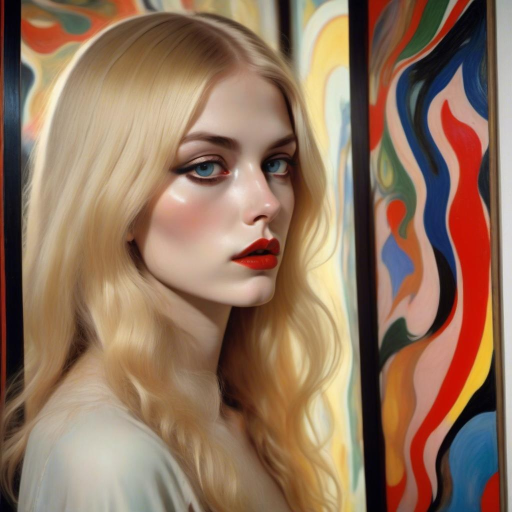
#> input picture art/ai/abstract-flow.jpg, 1024 x 1024 px (shown at 1/2 size); its folder holds only this picture in this run
$ python dedupe_art.py ../art/ai/abstract-flow.jpg
#> lines starting #> are read from the running program, lines starting #| are printed output that depends on the picture
#!/usr/bin/env python3
"""
Find and remove duplicate artwork in art/ and gallery.html.

Catches the same image even if it was re-saved, resized or converted
(JPG/PNG/WebP), using a perceptual fingerprint, plus exact byte matches.

For each set of duplicates it keeps ONE copy:
  1. the copy gallery.html lists first, otherwise
  2. the copy that has been in the repository longest,
and removes the rest: the extra image files, and any gallery.html entries
that point at a removed file or repeat the same file. (Entries for removed
files in art/*/collection.json are cleaned up by tools/sync_collection.py.)

Usage:  python tools/dedupe_art.py            (makes the changes)
        python tools/dedupe_art.py --check    (only reports)
        python tools/dedupe_art.py --check NEW_IMAGE   (is NEW_IMAGE already in art/?)
"""
import hashlib, re, subprocess, sys
from pathlib import Path
from PIL import Image, ImageOps

ROOT = Path(__file__).resolve().parent.parent
ART = ROOT / 'art'
GALLERY = ROOT / 'gallery.html'
EXTS = {'.jpg', '.jpeg', '.png', '.webp', '.gif', '.bmp', '.tif', '.tiff', '.avif'}
MAX_BITS = 10        # out of 256: how different two fingerprints may be and still count as the same image

def fingerprint(path):
    im = ImageOps.exif_transpose(Image.open(path)).convert('L')
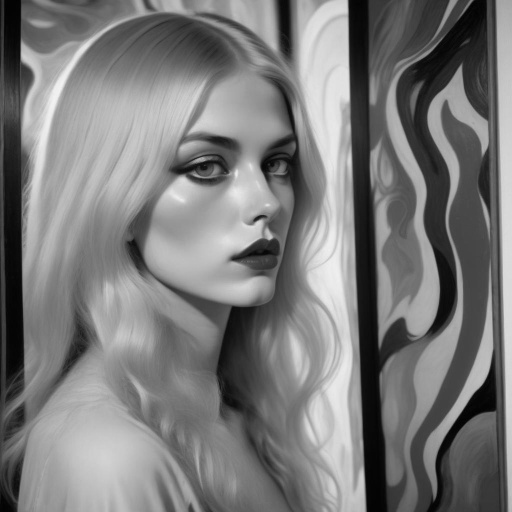
#> im: PIL image 1024x1024 L (shown at 1/2 size); min 0, max 243, mean 122.1
    w, h = im.size
#> w = 1024; h = 1024
    small = im.resize((17, 16), Image.LANCZOS)
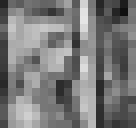
#> small: PIL image 17x16 L (shown 8 times larger); min 16, max 229, mean 121.8
    px = list(small.tobytes())
#> px = 272 values, max 229 at index 44, min 16 at index 32, mean 121.8
    bits = 0
    for y in range(16):
        for x in range(16):
            bits = (bits << 1) | (px[y*17 + x] > px[y*17 + x + 1])
#> after the loop, bits = 40125515863532828985653529275692940897909817700963210628781678435982680399508
    return bits, w / h

def same_image(a, b):
    (ha, ra), (hb, rb) = a, b
    return abs(ra - rb) / max(ra, rb) < 0.03 and bin(ha ^ hb).count('1') <= MAX_BITS

def sha(path):
    return hashlib.sha256(path.read_bytes()).hexdigest()

def first_commit_time(path):
    try:
        out = subprocess.run(['git', 'log', '--diff-filter=A', '--format=%ct', '--', str(path.relative_to(ROOT))],
                             cwd=ROOT, capture_output=True, text=True).stdout.split()
        return int(out[-1]) if out else 10**12
    except Exception:
        return 10**12

def gallery_entries(text):
    """(start, end, src) for each artwork block in the AI_ART / TRADITIONAL_ART lists."""
    start = text.find('const AI_ART = [')
    stop = text.find('const HALLS', start)
    if start < 0 or stop < 0:
        return []
    out = []
    for m in re.finditer(r"\{[^{}]*?\bsrc\s*:\s*['\"]([^'\"]+)['\"][^{}]*?\}\s*,?[ \t]*\n?", text[start:stop]):
        out.append((start + m.start(), start + m.end(), m.group(1)))
    return out

def images():
    return sorted(p for p in ART.rglob('*') if p.is_file() and p.suffix.lower() in EXTS)

def groups(files):
    prints = {}
    for p in files:
        try: prints[p] = (fingerprint(p), sha(p))
        except Exception as e: print(f'  (skipped {p.relative_to(ROOT)}: {e})')
    seen, result = set(), []
    keys = list(prints)
    for i, a in enumerate(keys):
        if a in seen: continue
        grp = [a]
        for b in keys[i+1:]:
            if b in seen: continue
            if prints[a][1] == prints[b][1] or same_image(prints[a][0], prints[b][0]):
                grp.append(b); seen.add(b)
        if len(grp) > 1: result.append(grp)
    return result

def main():
    check = '--check' in sys.argv
    extra = [a for a in sys.argv[1:] if not a.startswith('--')]
    files = images()

    if extra:   # is a new image already in the collection?
        new = Path(extra[0]).resolve()
        nf, ns = fingerprint(new), sha(new)
#> nf = (40125515863532828985653529275692940897909817700963210628781678435982680399508, 1)
        hits = [p for p in files if sha(p) == ns or same_image(nf, fingerprint(p))]
#> hits = 1 item
        for p in hits: print(f'DUPLICATE of {p.relative_to(ROOT)}')
#> this loop made 1 pass
#| DUPLICATE of art/ai/abstract-flow.jpg
        if not hits: print('No duplicate found.')
        return

    text = GALLERY.read_text(encoding='utf-8')
    entries = gallery_entries(text)
    order = {}
    for i, (_, _, src) in enumerate(entries):
        order.setdefault(src, i)
    # then the rotating collections (art/*/collection.json), in their own order
    import json
    for coll in sorted(ART.glob('*/collection.json')):
        try: listed = json.loads(coll.read_text(encoding='utf-8'))
        except Exception: listed = []
        for e in listed if isinstance(listed, list) else []:
            if isinstance(e, dict) and e.get('src'): order.setdefault(e['src'], len(order) + 10**6)

    remove_files, notes = [], []
    for grp in groups(files):
        rel = {p: str(p.relative_to(ROOT)).replace('\\', '/') for p in grp}
        keep = min(grp, key=lambda p: (order.get(rel[p], 10**9), first_commit_time(p), rel[p]))
        for p in grp:
            if p != keep:
                remove_files.append(rel[p])
                notes.append(f'{rel[p]} is a duplicate of {rel[keep]}')

    # gallery.html entries to drop: repeats of the same src, or pointing at a removed file
    drop, seen = [], set()
    for s, e, src in entries:
        if src in seen or src in remove_files:
            drop.append((s, e)); notes.append(f'removed gallery entry for {src}' + (' (listed twice)' if src in seen else ''))
        seen.add(src)

    if not notes:
        print('No duplicates found.'); return
    print('\n'.join(notes))
    if check: return
    for s, e in sorted(drop, reverse=True):
        text = text[:s] + text[e:]
    if drop: GALLERY.write_text(text, encoding='utf-8')
    for r in remove_files:
        (ROOT / r).unlink()
    print(f'Removed {len(remove_files)} duplicate file(s) and {len(drop)} gallery entr{"y" if len(drop)==1 else "ies"}.')

if __name__ == '__main__':
    main()

$ run again, on art/ai/arcade-belle.jpg
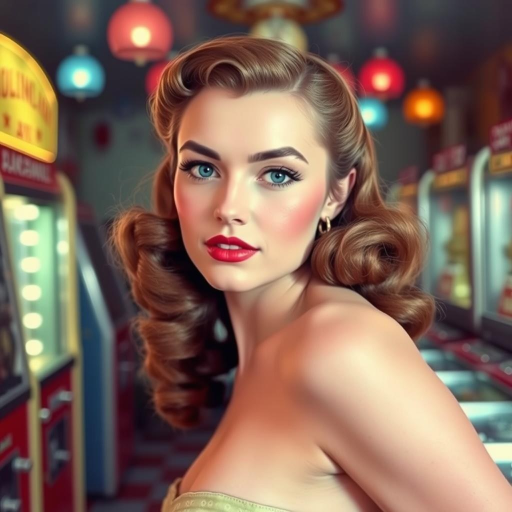
#> input picture art/ai/arcade-belle.jpg, 1024 x 1024 px (shown at 1/2 size)
#> in fingerprint, `im = ImageOps.exif_transpose(Image.open(path)).convert('L')`:
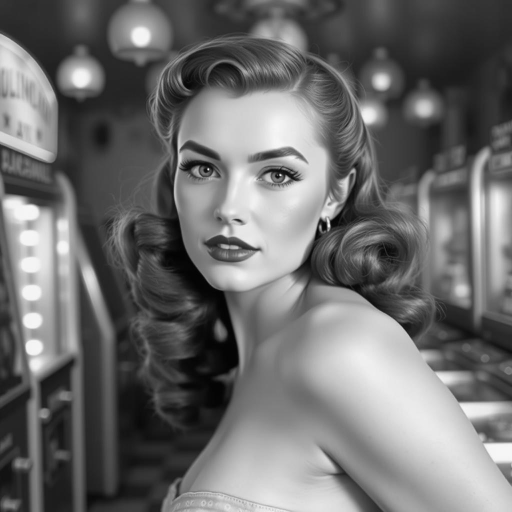
#> im: PIL image 1024x1024 L (shown at 1/2 size); min 1, max 252, mean 109.3
#> in fingerprint, `small = im.resize((17, 16), Image.LANCZOS)`:
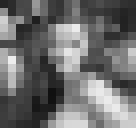
#> small: PIL image 17x16 L (shown 8 times larger); min 16, max 237, mean 109.7
#> px = 272 values, max 237 at index 120, min 16 at index 193, mean 109.7
#> after the loop in fingerprint, `for y in range(16):`: bits = 6473164686743469821794729993063280439661878368866871034879565444060387864624
#> nf = (6473164686743469821794729993063280439661878368866871034879565444060387864624, 1)
#> hits = 1 item
#> the loop in main, `for p in hits: print(f'DUPLICATE of {p.relative_to(ROOT)}')` made 1 pass
#| DUPLICATE of art/ai/arcade-belle.jpg
